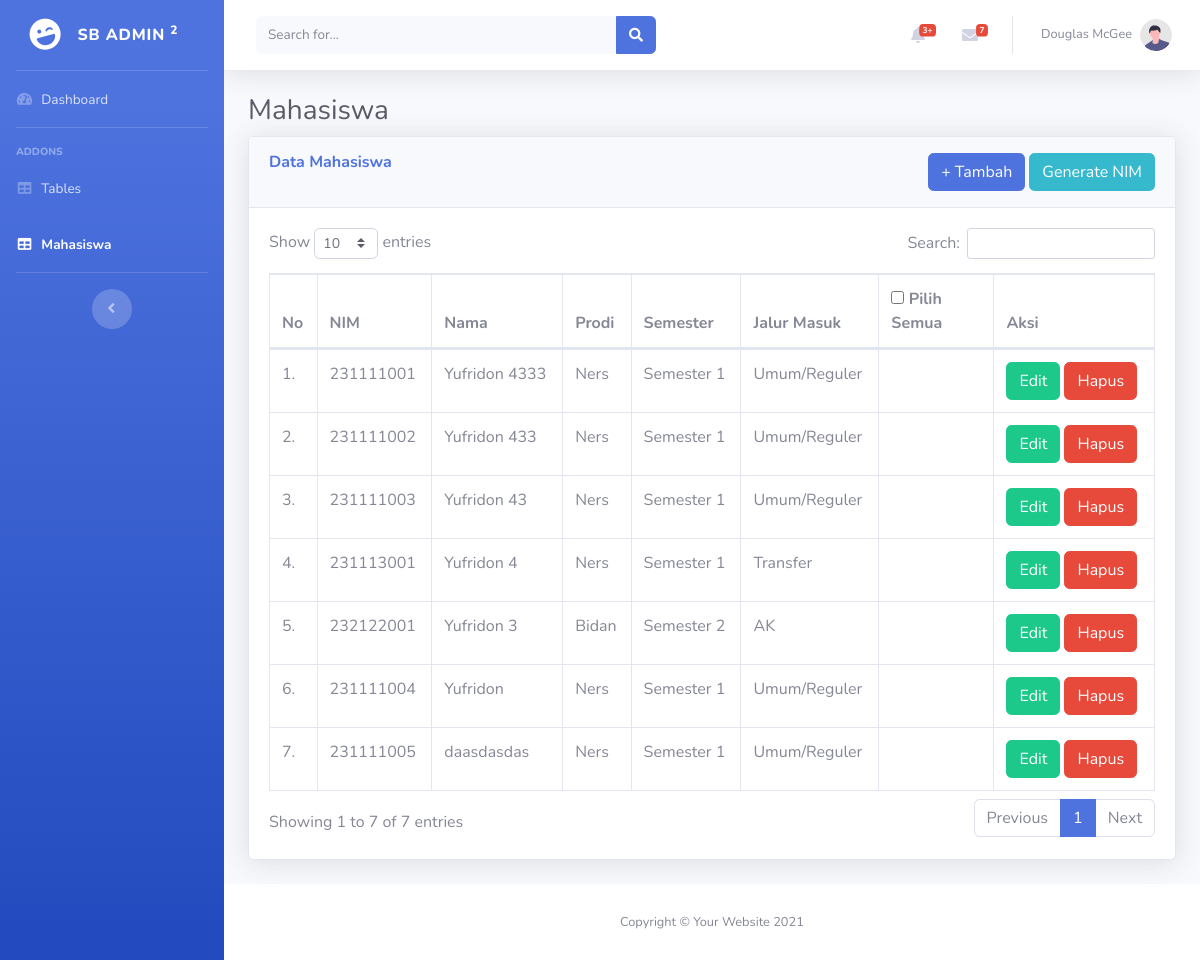
Screenshot of /index.php/mahasiswa with the database file from the repository.
### tables this page shows
CREATE TABLE `tb_mahasiswa` (
  `id` int(11) NOT NULL,
  `nim` varchar(9) DEFAULT NULL,
  `nama` varchar(100) NOT NULL,
  `f_id_prodi` int(11) NOT NULL,
  `f_id_periode` int(11) NOT NULL,
  `f_id_jalur_masuk` int(11) NOT NULL
);

CREATE TABLE `tb_prodi` (
  `id` int(11) NOT NULL,
  `nama_prodi` varchar(255) NOT NULL,
  `kode_prodi` varchar(10) NOT NULL
);

CREATE TABLE `tb_periode` (
  `id` int(11) NOT NULL,
  `periode_semester` varchar(15) NOT NULL,
  `kode_periode` int(2) NOT NULL
);

CREATE TABLE `tb_jalur_masuk` (
  `id` int(11) NOT NULL,
  `jalur_masuk` varchar(20) NOT NULL,
  `kode_jalur_masuk` int(2) NOT NULL
);

### application/controllers/Mahasiswa.php (called while the page is built, shortened)
<?php
class Mahasiswa extends CI_Controller {
	public function __construct()
	{
		$this->load->model('mahasiswa_model');
	}
	public function index()
	{
		$data['mahasiswa'] = $this->mahasiswa_model->get_data();
		$this->load->view('mahasiswa', $data);
	}
}

### index.php (called while the page is built, shortened)
<?php
require_once BASEPATH.'core/CodeIgniter.php';

### application/models/Mahasiswa_model.php (called while the page is built, shortened)
<?php
class Mahasiswa_model extends CI_Model
{
    public function get_data(){
        return $this->db->query(
            "SELECT *, tb_mahasiswa.id AS id_mahasiswa
            FROM tb_mahasiswa
            JOIN tb_prodi ON tb_prodi.id = tb_mahasiswa.f_id_prodi
            JOIN tb_periode ON tb_periode.id=tb_mahasiswa.f_id_periode
            JOIN tb_jalur_masuk ON tb_mahasiswa.f_id_jalur_masuk=tb_jalur_masuk.id
            ORDER BY tb_mahasiswa.id DESC;"
        )->result();
    }
}
?>

### application/views/mahasiswa.php (the view, shortened to what this page needs)
<?php
$this->load->view('template/header');
?>
<div class="container-fluid">
    <h1 class="h3 mb-2 text-gray-800">Mahasiswa</h1>
    <form action="<?=base_url()?>mahasiswa/generate_nim" method="post">
        <div class="card shadow mb-4">
            <div class="card-header py-3">
                <div class="d-flex">
                    <h6 class="m-0 font-weight-bold text-primary">Data Mahasiswa</h6>
                    <a href="mahasiswa/show_add" class="btn ml-auto btn-primary mr-1">+ Tambah</a>
                    <button type="submit" class="btn btn-info">Generate NIM</button>
                </div>
            </div>
            <div class="card-body">
                <div class="table-responsive">
                    <table class="table table-bordered" id="dataTable" width="100%" cellspacing="0">
                        <thead>
                            <tr>
                                <th>No</th>
                                <th>NIM</th>
                                <th>Nama</th>
                                <th>Prodi</th>
                                <th>Semester</th>
                                <th>Jalur Masuk</th>
                                <th width="13%">
                                    <input type="checkbox" class="check-all" id="cek-semua" /> Pilih Semua
                                </th>
                                <th>Aksi</th>
                            </tr>
                        </thead>
                        <tbody>
                            <?php foreach($mahasiswa as $key => $value):?>
                            <tr>
                                <td><?=++$key.'.'?></td>
                                <td><?=$value->nim == NULL ? '-':$value->nim;?></td>
                                <td><?=$value->nama;?></td>
                                <td><?=$value->nama_prodi;?></td>
                                <td><?=$value->periode_semester;?></td>
                                <td><?=$value->jalur_masuk;?></td>
                                <td>
                                </td>
                                <td>
                                    <a href="" class="btn ml-auto btn-success">Edit</a>
                                    <a href="" class="btn ml-auto btn-danger">Hapus</a>
                                </td>
                            </tr>
                            <?php endforeach;?>
                        </tbody>
                    </table>
                </div>
            </div>
        </div>
    </form>
</div>
<?php
$this->load->view('template/footer');
?>

### application/views/template/header.php (shortened to what this page needs)
<!DOCTYPE html>
<html lang="en">
<head>
    <link href="<?=base_url();?>assets/sb-admin/vendor/fontawesome-free/css/all.min.css" rel="stylesheet"
        type="text/css">
    <link href="<?=base_url();?>assets/sb-admin/css/sb-admin-2.min.css" rel="stylesheet">
    <link href="<?=base_url();?>assets/sb-admin/vendor/datatables/dataTables.bootstrap4.min.css" rel="stylesheet">
</head>
<body id="page-top">
    <div id="wrapper">
        <ul class="navbar-nav bg-gradient-primary sidebar sidebar-dark accordion" id="accordionSidebar">
            <a class="sidebar-brand d-flex align-items-center justify-content-center" href="index.html">
                <div class="sidebar-brand-icon rotate-n-15">
                    <i class="fas fa-laugh-wink"></i>
                </div>
                <div class="sidebar-brand-text mx-3">SB Admin <sup>2</sup></div>
            </a>
            <hr class="sidebar-divider my-0">
            <li class="nav-item <?= $this->uri->segment(1) == 'home' ? 'active' : '';?>">
                <a class="nav-link" href="<?=base_url('home');?>">
                    <i class="fas fa-fw fa-tachometer-alt"></i>
                    <span>Dashboard</span></a>
            </li>
            <hr class="sidebar-divider">
            <div class="sidebar-heading">
                Addons
            </div>
            <li class="nav-item <?= $this->uri->segment(1) == 'tabel' ? 'active' : '';?>">
                <a class="nav-link" href="<?=base_url('tabel');?>">
                    <i class="fas fa-fw fa-table"></i>
                    <span>Tables</span></a>
            </li>
            <li class="nav-item <?= $this->uri->segment(1) == 'mahasiswa' ? 'active' : '';?>">
                <a class="nav-link" href="<?=base_url('mahasiswa');?>">
                    <i class="fas fa-fw fa-table"></i>
                    <span>Mahasiswa</span></a>
            </li>
            <hr class="sidebar-divider d-none d-md-block">
            <div class="text-center d-none d-md-inline">
                <button class="rounded-circle border-0" id="sidebarToggle"></button>
            </div>
        </ul>
        <div id="content-wrapper" class="d-flex flex-column">
            <div id="content">
                <nav class="navbar navbar-expand navbar-light bg-white topbar mb-4 static-top shadow">
                    <form
                        class="d-none d-sm-inline-block form-inline mr-auto ml-md-3 my-2 my-md-0 mw-100 navbar-search">
                        <div class="input-group">
                            <input type="text" class="form-control bg-light border-0 small" placeholder="Search for..."
                                aria-label="Search" aria-describedby="basic-addon2">
                            <div class="input-group-append">
                                <button class="btn btn-primary" type="button">
                                    <i class="fas fa-search fa-sm"></i>
                                </button>
                            </div>
                        </div>
                    </form>
                    <ul class="navbar-nav ml-auto">
                        <li class="nav-item dropdown no-arrow mx-1">
                            <a class="nav-link dropdown-toggle" href="#" id="alertsDropdown" role="button"
                                data-toggle="dropdown" aria-haspopup="true" aria-expanded="false">
                                <i class="fas fa-bell fa-fw"></i>
                                <span class="badge badge-danger badge-counter">3+</span>
                            </a>
                        </li>
                        <li class="nav-item dropdown no-arrow mx-1">
                            <a class="nav-link dropdown-toggle" href="#" id="messagesDropdown" role="button"
                                data-toggle="dropdown" aria-haspopup="true" aria-expanded="false">
                                <i class="fas fa-envelope fa-fw"></i>
                                <span class="badge badge-danger badge-counter">7</span>
                            </a>
                        </li>
                        <li class="nav-item dropdown no-arrow">
                            <a class="nav-link dropdown-toggle" href="#" id="userDropdown" role="button"
                                data-toggle="dropdown" aria-haspopup="true" aria-expanded="false">
                                <span class="mr-2 d-none d-lg-inline text-gray-600 small">Douglas McGee</span>
                                <img class="img-profile rounded-circle" src="img/undraw_profile.svg">
                            </a>
                        </li>
                    </ul>
                </nav>

### application/views/template/footer.php (shortened to what this page needs)
<footer class="sticky-footer bg-white">
    <div class="container my-auto">
        <div class="copyright text-center my-auto">
            <span>Copyright &copy; Your Website 2021</span>
        </div>
    </div>
</footer>
</div>
</div>
</body>
</html>

### rows the page displays
tb_mahasiswa: nim "231111001", nama "Yufridon 4333", f_id_prodi.nama_prodi "Ners", f_id_periode.periode_semester "Semester 1", f_id_jalur_masuk.jalur_masuk "Umum/Reguler"
tb_mahasiswa: nim "231111002", nama "Yufridon 433", f_id_prodi.nama_prodi "Ners", f_id_periode.periode_semester "Semester 1", f_id_jalur_masuk.jalur_masuk "Umum/Reguler"
tb_mahasiswa: nim "231111003", nama "Yufridon 43", f_id_prodi.nama_prodi "Ners", f_id_periode.periode_semester "Semester 1", f_id_jalur_masuk.jalur_masuk "Umum/Reguler"
tb_mahasiswa: nim "231113001", nama "Yufridon 4", f_id_prodi.nama_prodi "Ners", f_id_periode.periode_semester "Semester 1", f_id_jalur_masuk.jalur_masuk "Transfer"
tb_mahasiswa: nim "232122001", nama "Yufridon 3", f_id_prodi.nama_prodi "Bidan", f_id_periode.periode_semester "Semester 2", f_id_jalur_masuk.jalur_masuk "AK"
tb_mahasiswa: nim "231111004", nama "Yufridon", f_id_prodi.nama_prodi "Ners", f_id_periode.periode_semester "Semester 1", f_id_jalur_masuk.jalur_masuk "Umum/Reguler"
tb_mahasiswa: nim "231111005", nama "daasdasdas", f_id_prodi.nama_prodi "Ners", f_id_periode.periode_semester "Semester 1", f_id_jalur_masuk.jalur_masuk "Umum/Reguler"
